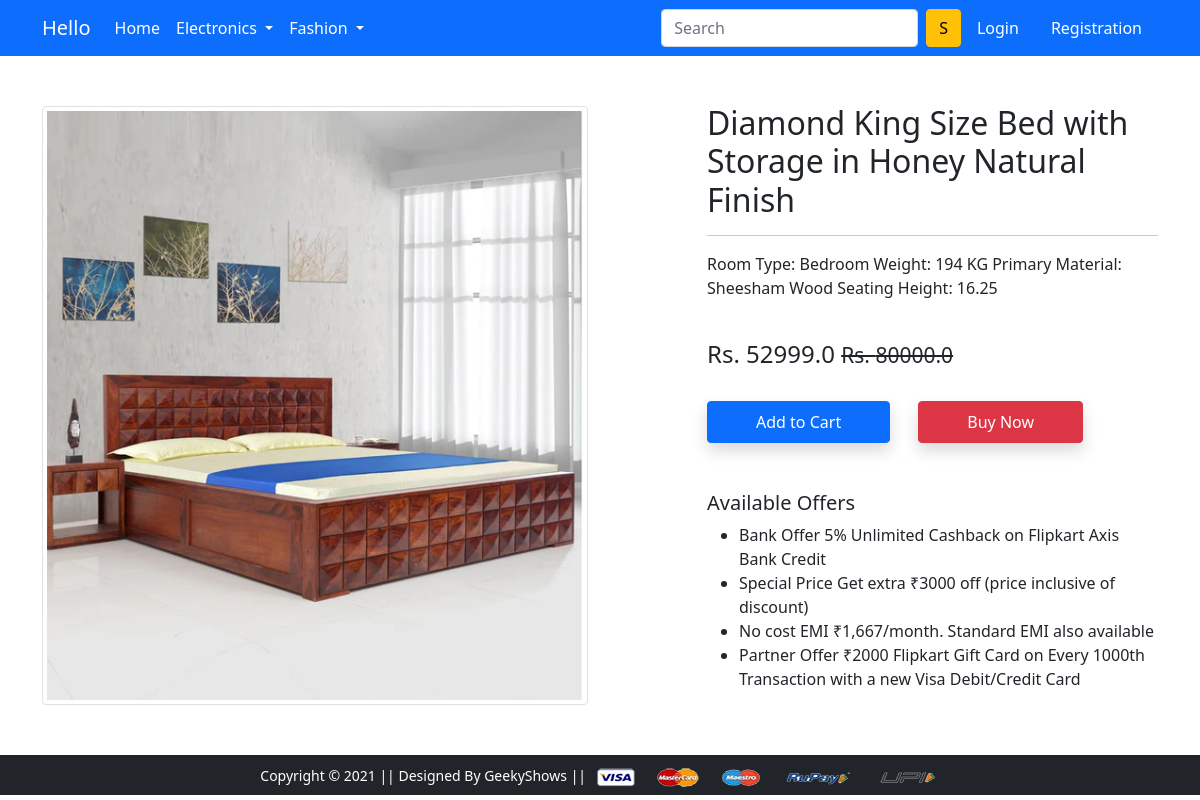
Screenshot of /product-detail/1 with the database file from the repository.
### app/models.py (models this page shows, shortened)
class Product(models.Model):
    title = models.CharField(max_length=100)
    selling_price = models.FloatField()
    discounted_price = models.FloatField()
    description = models.TextField()
    brand = models.CharField(max_length=100)
    category = models.CharField(choices=CATEGORY_CHOICES,max_length=2)
    product_image = models.ImageField(upload_to='productimg')

### app/views.py (the view)
# urls.py: path('product-detail/<int:pk>', views.ProductDetailView.as_view(), name='product-detail'),
class ProductDetailView(View):
    def get(self, request, pk):
        product = Product.objects.get(pk=pk)
        return render(request, 'app/productdetail.html', {'product':product})

### app/templates/app/productdetail.html (shortened to what this page needs)
{% extends 'app/base.html' %}
{% load static %}
{% block main-content %}
<div class="container my-5">
 <div class="row">
  <div class="col-sm-6 text-center align-self-center">
   <img src="{{product.product_image.url}}" alt="" class="img-fluid img-thumbnail">
  </div>
  <div class="col-sm-5 offset-sm-1">
   <h2>{{product.title}}</h2>
   <hr>
   <p>{{product.description}}</p> <br>
   <h4>Rs. {{product.discounted_price}} <small class="fw-light text-decoration-line-through">Rs. {{product.selling_price}}</small></h4> <br>
   <form action="/add-to-cart" class="d-inline">
    <button type="submit" class="btn btn-primary shadow px-5 py-2">Add to Cart</button>
   </form>
   <a href="{% url 'buy-now' %}" class="btn btn-danger shadow px-5 py-2 ms-4">Buy Now</a>
   <h5 class="mt-5">Available Offers</h5>
   <ul>
    <li>Bank Offer 5% Unlimited Cashback on Flipkart Axis Bank Credit</li>
    <li>Special Price Get extra ₹3000 off (price inclusive of discount)</li>
    <li>No cost EMI ₹1,667/month. Standard EMI also available</li>
    <li>Partner Offer ₹2000 Flipkart Gift Card on Every 1000th Transaction with a new Visa Debit/Credit Card</li>
   </ul>
  </div>
 </div>
</div>
{% endblock main-content %}

### rows the page displays
Product: product_image (picture), title "Diamond King Size Bed with Storage in Honey Natural Finish", description "Room Type: Bedroom Weight: 194 KG Primary Material: Sheesham Wood Seating Height: 16.25", discounted_price "52999.0", selling_price "80000.0"
